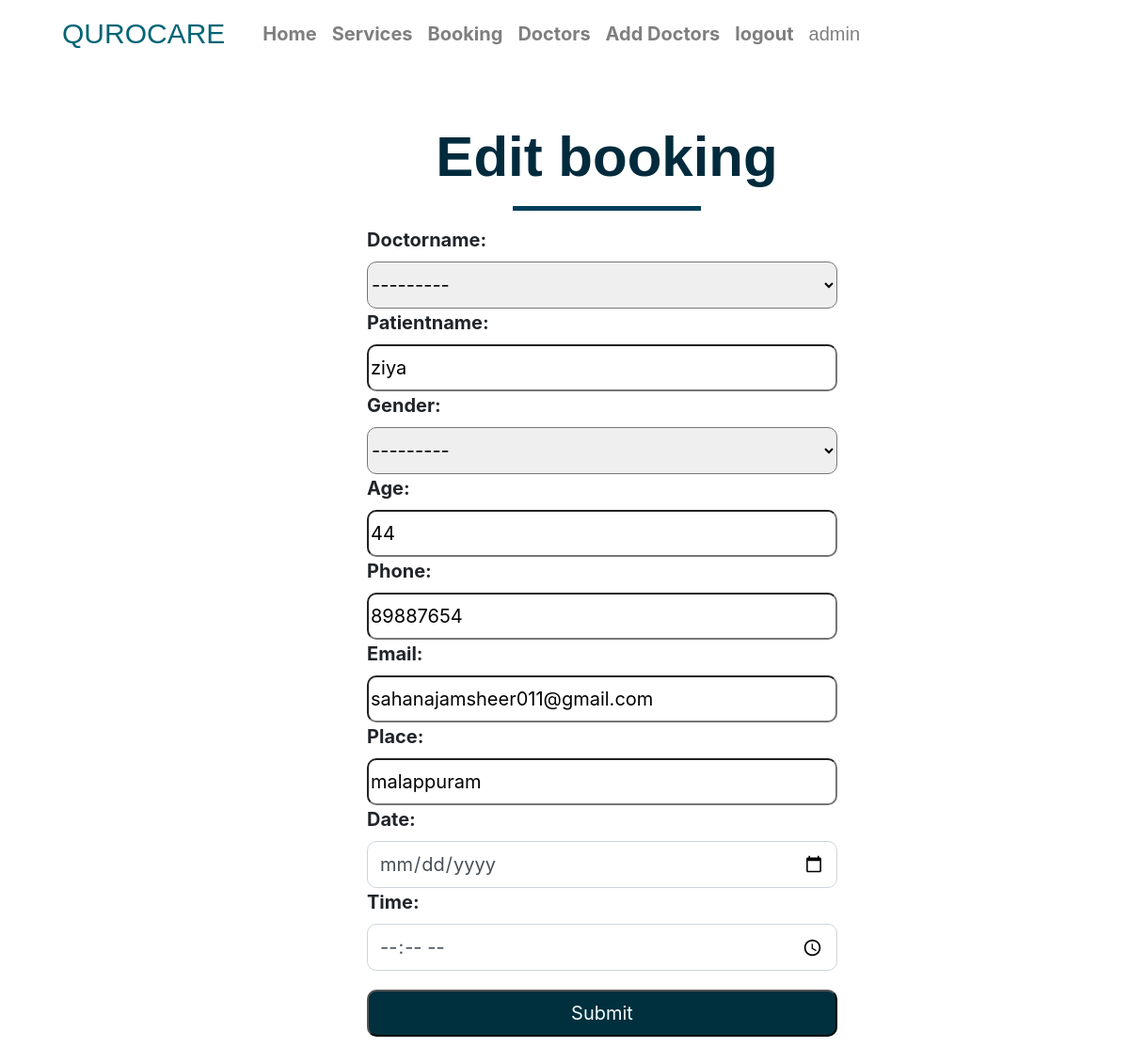
The page /editbooking/7 (signed in) on the database its author committed.
### appointments/models.py (models this page shows, shortened)
class booking(models.Model):
    Doctorname= models.CharField (max_length=100,choices=DOCTORS_CHOICES,null=True,blank=True)
    Patientname= models.CharField (max_length=60)
    Gender=models.CharField(max_length=6,choices=GENDER_CHOICES,null=True,blank=True)
    Age = models.IntegerField()
    Phone = models.IntegerField()
    Email=models.EmailField(max_length=30)
    Place=models.CharField(max_length=30)
    Date=models.DateField(null=True,blank=True)
    Time=models.TimeField(null=True,blank=True)
    us=models.ForeignKey(User,on_delete=models.CASCADE,default=1)

### appointments/views.py (the view)
# urls.py: path('editbooking/<int:p_id>', views.editbookingfn),
def editbookingfn(request,p_id):
     booking_instance = booking.objects.get(id=p_id)
     if request.method == 'POST':
        form = bookingForm(request.POST, request.FILES, instance=booking_instance)
        if form.is_valid():
            form.save()
            return redirect('/profile')
     else:
        form = bookingForm(instance=booking_instance)
     return render(request, 'editbooking.html', {'form': form})

### appointments/forms.py (shortened to what this page needs)
class bookingForm(forms.ModelForm):
    class Meta:
        model=booking
        exclude=['us']
        widgets = {
            'Date': forms.DateInput(attrs={'type': 'date', 'class': 'form-control'}),
            'Time': forms.TimeInput(attrs={'type': 'time', 'class': 'form-control'}),
        }

### appointments/templates/editbooking.html (shortened to what this page needs)
{% extends 'base.html'%}
{% load static %}
 {% load widget_tweaks %}
{% block style %}
<link rel="stylesheet" href="{% static 'css/editbooking.css' %}">
{% endblock %}
{% block content %}
    <form method="POST" enctype="multipart/form-data">
        <div class="cardx" >
            <div class="card-body">
                <h1>Edit booking</h1>
                <hr style="border-top: 5px solid rgb(0, 62, 90); width:200px ; ">
                {{form}}
             <input class="a" type="submit">
            </div>
        </div>
     </form>
{% endblock%}

### appointments/templates/base.html (shortened to what this page needs)
{% load static %}
<!DOCTYPE html>
<html lang="en">
<head>
    <link rel="stylesheet" href="https://cdn.jsdelivr.net/npm/bootstrap@4.1.3/dist/css/bootstrap.min.css">
    {%block style%}
    {%endblock%}
</head>
    <nav  class="navbar navbar-expand-lg navbar-light ">
        <a style="color: rgb(2, 100, 117);font-size:30px;font-family:Impact, Haettenschweiler, 'Arial Narrow Bold', sans-serif" class="navbar-brand" href="#">QUROCARE</a>
        <div class="collapse navbar-collapse" id="navbarNav">
          <ul class="navbar-nav">
            <li class="nav-item active">
              <a class="nav-link" href="/"> <span class="sr-only">(current) Home</span></a>
            </li>
                          <li class="nav-item">
                            <a style="font-weight: bolder;" class="nav-link" href="/">Home</a>
                          </li>
        <li class="nav-item">
            <a style="font-weight: bolder;" class="nav-link" href="/services">Services</a>
          </li>
          <li class="nav-item">
            <a style="font-weight: bolder;" class="nav-link" href="/category">Booking</a>
        </li>
        <li class="nav-item">
          <a style="font-weight: bolder;" class="nav-link" href="/doctors">Doctors</a>
        </li>
        {% if user.is_authenticated and user.is_superuser %}
            <li class="nav-item">
              <a style="font-weight: bolder;" class="nav-link" href="/adddoctors">Add Doctors</a>
            </li>
       {% endif %}
    {% if user.is_authenticated %}
        <li class="nav-item">
          <a style="font-weight: bolder;" class="nav-link" href="/logout">logout</a>
        </li>
      <li class="nav-item">
          <a  style="font-family: Impact, Haettenschweiler, 'Arial Narrow Bold', sans-serif;font-size:20px" class="nav-link x " href="/profile">{{user.username}}</a>
      </li>
      {% else %}
          </li>
          <li class="nav-item">
            <a style="font-weight: bolder;" class="nav-link" href="/login">Login</a>
          </li>
        {% endif %}
          </ul>
        </div>
      </nav>
      {%block content%}
      {%endblock%}
</body>
</html>

### appointments/static/css/editbooking.css (style rules this page uses)
h1 { text-align: center; font-weight: bolder; color: rgb(1, 43, 61); font-size: 60px; margin-top: 10px; font-family: 'Franklin Gothic Medium', 'Arial Narrow', Arial, sans-serif; }
nav a { font-size: 20px; }
.cardx { margin-left: 370px; width: 550px; margin-bottom: 50px; font-size: 20px; font-weight: bolder; backdrop-filter: blur(50px) ; margin-top: 30px !important; border-radius: 10px; }
.cardx input { margin-top: 0px; font-size: 20px; width: 500px; height: 50px; border-radius: 10px; }
.a { background-color: rgb(0, 47, 61); color: azure; margin-top: 20px !important; }
select { margin-top: 0px; font-size: 20px; width: 500px; height: 50px; border-radius: 10px; }

### rows shown on the page
booking: Doctorname "---------", Patientname "ziya", Gender "---------", Age "44", Phone "89887654", Email "sahanajamsheer011@gmail.com", Place "malappuram"

### other values the page prints
{{ user.username }} "admin"
